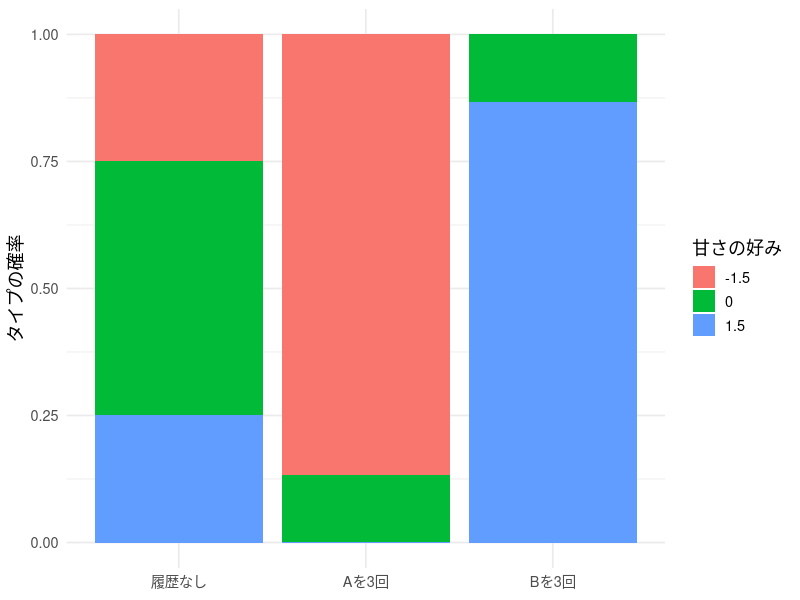
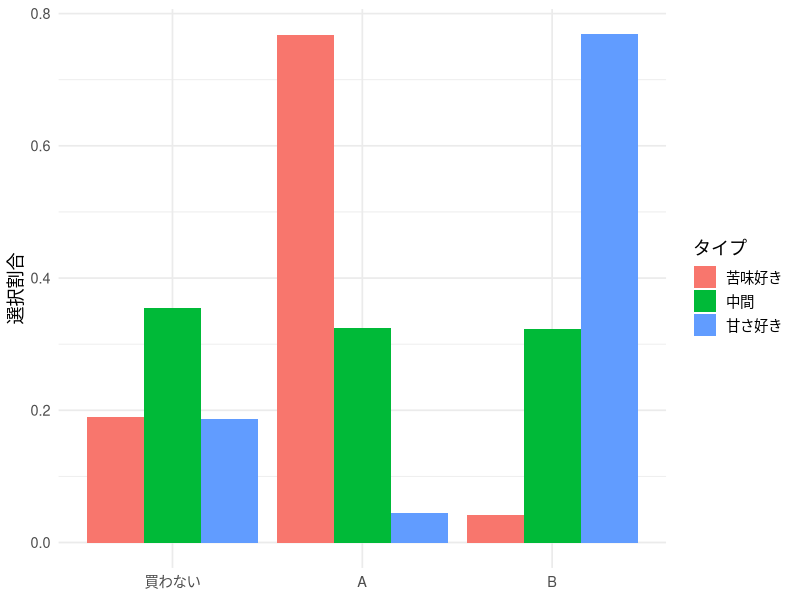
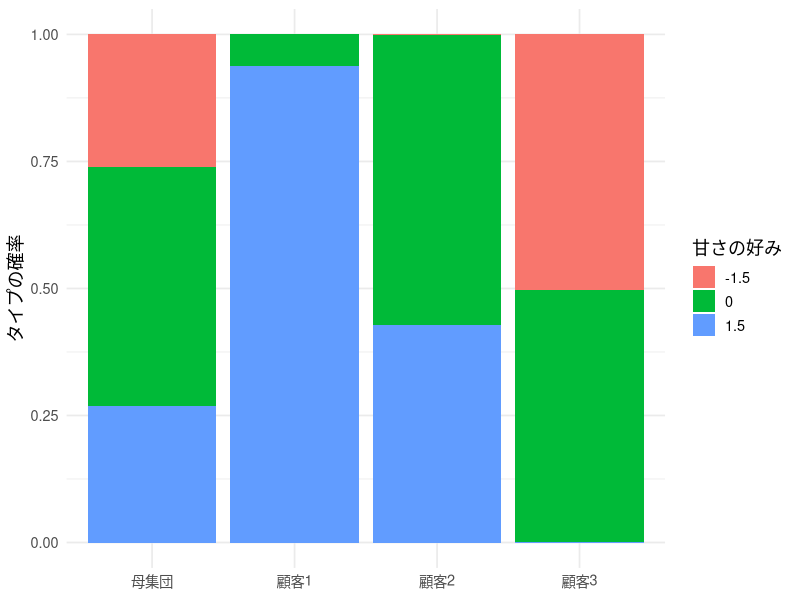
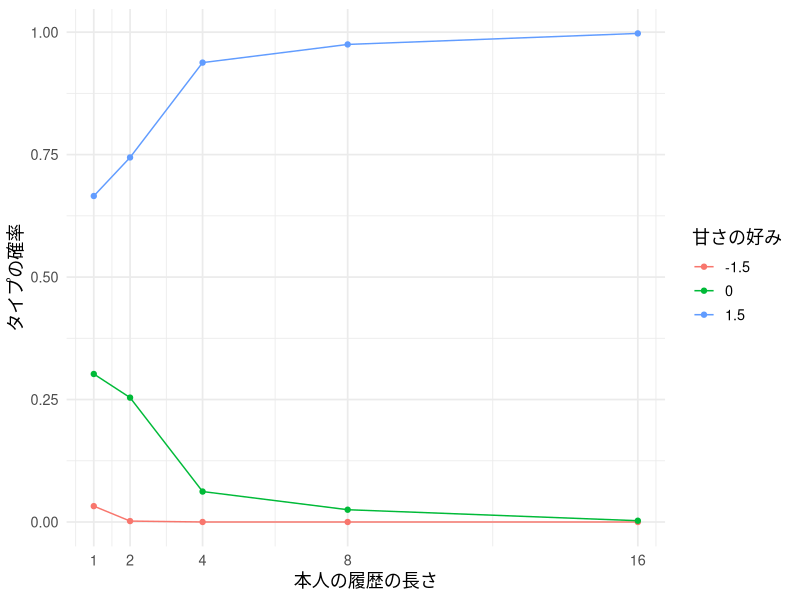
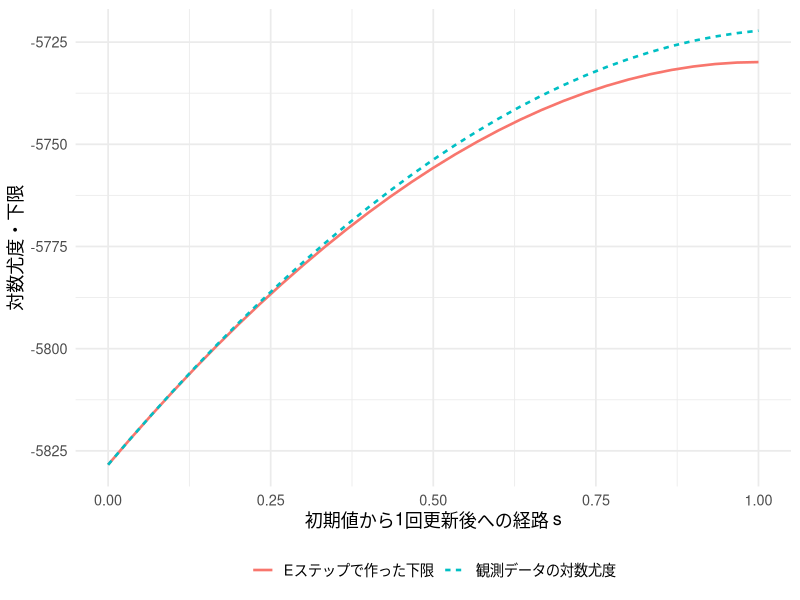
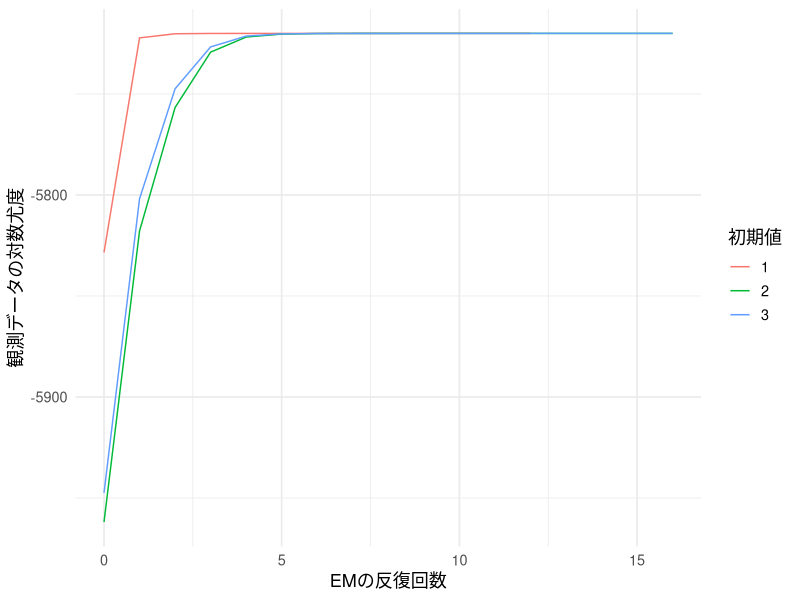
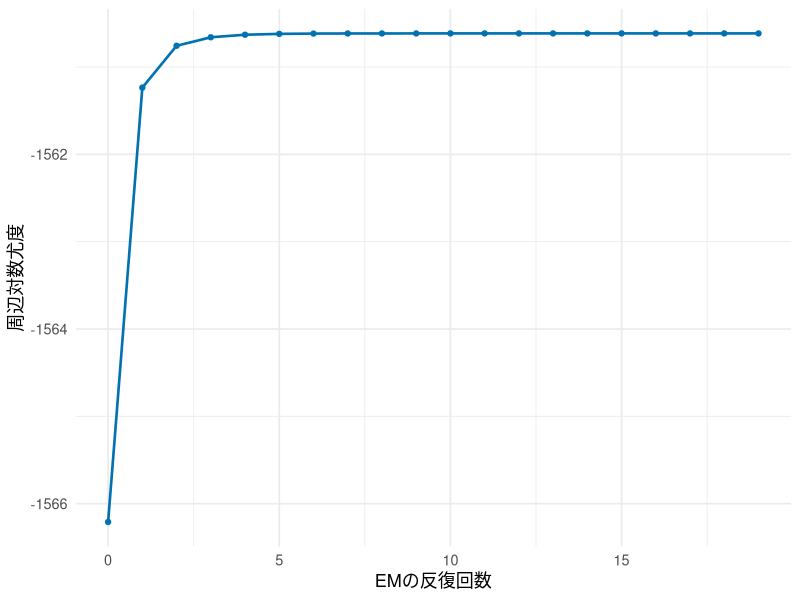
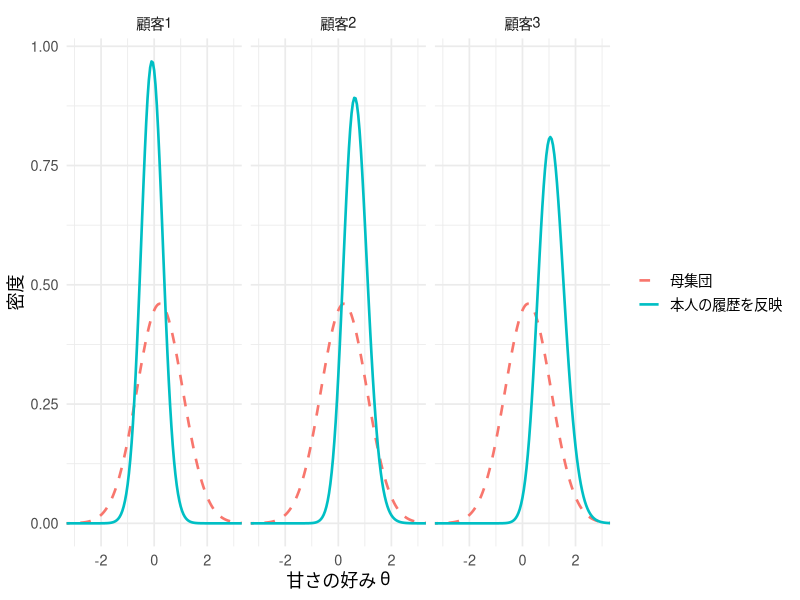

The R source for these figures, in order:
## ---- chunk 1
#| include: false
library(ggplot2)
library(dplyr)
library(knitr)
set.seed(202606)
theme_lecture <- function() {
  fam <- if (Sys.info()[["sysname"]] == "Darwin") "Hiragino Sans" else ""
  theme_minimal(base_size = 13, base_family = fam)
}
theme_set(theme_lecture())
knitr::opts_chunk$set(fig.align = "center", dpi = 144)
options(scipen = 8)
## ---- chunk 2
choice_prob <- function(theta, pA, pB, beta0 = 1.5, alpha = 1) {
  va <- beta0 - theta - alpha * pA
  vb <- beta0 + theta - alpha * pB
  mx <- pmax(0, va, vb)
  ev <- cbind(exp(-mx), exp(va - mx), exp(vb - mx))
  ev / rowSums(ev)
}
theta_grid <- c(-1.5, 0, 1.5)
pi_true <- c(.25, .50, .25)
knitr::kable(data.frame(theta = theta_grid,
                       choice_prob(theta_grid, 1.5, 1.5)), digits = 3,
             col.names = c("甘さの好み", "買わない", "A：苦い", "B：甘い"))
## ---- chunk 3
pr_equal <- choice_prob(theta_grid, 1.5, 1.5)
lik_AAA <- pr_equal[, 2]^3
post_AAA <- pi_true * lik_AAA / sum(pi_true * lik_AAA)
lik_BBB <- pr_equal[, 3]^3
post_BBB <- pi_true * lik_BBB / sum(pi_true * lik_BBB)
knitr::kable(data.frame(theta = theta_grid, prior = pi_true,
                       likelihood = lik_AAA, posterior = post_AAA), digits = 4,
             col.names = c("候補値", "事前確率", "Aを3回選ぶ尤度", "事後確率"))
## ---- chunk 4
#| fig-cap: "同じ母集団分布から出発しても、本人の履歴によってタイプの重みが変わる。価格は両商品とも150円。"
w_example <- rbind(pi_true, post_AAA, post_BBB)
d_example <- data.frame(
  information = factor(rep(c("履歴なし", "Aを3回", "Bを3回"), each = 3),
                       levels = c("履歴なし", "Aを3回", "Bを3回")),
  type = factor(rep(theta_grid, 3)), weight = as.vector(t(w_example)))
ggplot(d_example, aes(information, weight, fill = type)) +
  geom_col() + labs(x = NULL, y = "タイプの確率", fill = "甘さの好み")
## ---- chunk 5
set.seed(202606)
N <- 400
Tmax <- 16
type_true <- sample(1:3, N, replace = TRUE, prob = pi_true)
theta_truth <- theta_grid[type_true]
## ---- chunk 6
prices <- data.frame(occasion = seq_len(Tmax),
                     pA = runif(Tmax, 1, 2.5), pB = runif(Tmax, 1, 2.5))
head(prices)
## ---- chunk 7
id <- rep(seq_len(N), each = Tmax)
occasion <- rep(seq_len(Tmax), times = N)
pA <- prices$pA[occasion]; pB <- prices$pB[occasion]
prob <- choice_prob(theta_truth[id], pA, pB)
u <- runif(N * Tmax)
y <- as.integer(u > prob[, 1]) + as.integer(u > prob[, 1] + prob[, 2])
panel <- data.frame(id, occasion, pA, pB, y)  # 0=買わない、1=A、2=B
head(panel)
## ---- chunk 8
#| fig-cap: "タイプ別の選択割合。分母はタイプ別人数×16機会であり、非購入も含む。"
choice_summary <- panel |>
  mutate(type = factor(type_true[id], labels = c("苦味好き", "中間", "甘さ好き")),
         product = factor(y, levels = 0:2, labels = c("買わない", "A", "B"))) |>
  count(type, product) |> group_by(type) |> mutate(share = n / sum(n))
ggplot(choice_summary, aes(product, share, fill = type)) +
  geom_col(position = "dodge") + labs(x = NULL, y = "選択割合", fill = "タイプ")
## ---- chunk 9
panel_loglik <- function(dat, grid) {
  sapply(grid, function(th) {
    pr <- choice_prob(th, dat$pA, dat$pB)
    chosen_prob <- pr[cbind(seq_len(nrow(dat)), dat$y + 1)]
    log_chosen_prob <- log(chosen_prob)
    drop(rowsum(log_chosen_prob, dat$id))
  })
}
train4 <- subset(panel, occasion <= 4)
ell4 <- panel_loglik(train4, theta_grid)
knitr::kable(data.frame(customer = 1:6, ell4[1:6, ]), digits = 3,
             col.names = c("顧客 i", "候補値 −1.5", "候補値 0", "候補値 1.5"))
## ---- chunk 10
mixture_eval <- function(ell, pi) {
  z <- sweep(ell, 2, log(pi), "+")
  rowmax <- apply(z, 1, max)
  e <- exp(z - rowmax)
  totals <- rowSums(e)
  list(weights = e / totals, loglik = sum(rowmax + log(totals)))
}
## ---- chunk 11
fit_known_pi <- function(ell) {
  softmax <- function(a) { z <- c(a, 0); z <- exp(z - max(z)); z / sum(z) }
  opt <- optim(rep(0, ncol(ell) - 1),
               function(a) -mixture_eval(ell, softmax(a))$loglik,
               method = "BFGS", control = list(reltol = 1e-11, maxit = 1000))
  if (opt$convergence != 0) stop("Known-support MLE did not converge")
  pi <- softmax(opt$par)
  c(list(pi = pi), mixture_eval(ell, pi))
}
fit4 <- fit_known_pi(ell4)
knitr::kable(data.frame(theta = theta_grid, truth = pi_true, estimate = fit4$pi),
             digits = 3, col.names = c("候補値", "真の割合", "4機会から推定した割合"))
## ---- chunk 12
#| fig-cap: "同じ母集団割合から出発しても、顧客ごとの4回の履歴で事後の重みが変わる。"
show_ids <- c(1, 2, 3)
w_show <- rbind(fit4$pi, fit4$weights[show_ids, ])
weights_plot <- data.frame(
  information = factor(rep(c("母集団", paste0("顧客", show_ids)), each = 3),
                       levels = c("母集団", paste0("顧客", show_ids))),
  type = factor(rep(theta_grid, 4)), weight = as.vector(t(w_show)))
ggplot(weights_plot, aes(information, weight, fill = type)) +
  geom_col() + labs(x = NULL, y = "タイプの確率", fill = "甘さの好み")
## ---- chunk 13
type_labels <- c("苦味好き", "中間", "甘さ好き")
truth_check <- data.frame(
  customer = show_ids,
  true_theta = theta_truth[show_ids],
  true_type = type_labels[type_true[show_ids]],
  fit4$weights[show_ids, ])
knitr::kable(truth_check, digits = 3, row.names = FALSE,
             col.names = c("顧客", "真の θ", "本当のタイプ",
                           "苦味好きの確率", "中間の確率", "甘さ好きの確率"))
## ---- chunk 14
individual_mle <- function(ell, grid) {
  grid[max.col(ell, ties.method = "first")]
}
np4 <- individual_mle(ell4, theta_grid)
eb4 <- drop(fit4$weights %*% theta_grid)
knitr::kable(data.frame(method = c("母集団平均", "個人別最尤", "経験ベイズの事後平均"),
  rmse = c(sqrt(mean((sum(fit4$pi * theta_grid) - theta_truth)^2)),
           sqrt(mean((np4 - theta_truth)^2)), sqrt(mean((eb4 - theta_truth)^2)))),
  digits = 3, col.names = c("好みの要約", "真の係数とのRMSE"))
## ---- chunk 15
#| fig-cap: "観測履歴が増えたときの、同じ顧客1についてのタイプの重み。真のタイプは推定に使わない。"
history_weights <- do.call(rbind, lapply(c(1, 2, 4, 8, 16), function(h) {
  ell_h <- panel_loglik(subset(panel, occasion <= h), theta_grid)
  fit_h <- fit_known_pi(ell_h)
  data.frame(history = h, type = factor(theta_grid), weight = fit_h$weights[1, ])
}))
ggplot(history_weights, aes(history, weight, color = type)) +
  geom_line() + geom_point() + scale_x_continuous(breaks = c(1, 2, 4, 8, 16)) +
  labs(x = "本人の履歴の長さ", y = "タイプの確率", color = "甘さの好み")
## ---- chunk 16
demo_theta0 <- c(-2, 0, 2)
demo_pi0 <- rep(1 / 3, 3)
demo_ell0 <- panel_loglik(panel, demo_theta0)
knitr::kable(data.frame(type = 1:3, theta = demo_theta0, pi = demo_pi0),
             digits = 3, col.names = c("タイプ k", "仮の候補値", "仮の割合"))
## ---- chunk 17
demo0 <- mixture_eval(demo_ell0, demo_pi0)
demo_w0 <- demo0$weights
demo_id <- 252
demo_lik0 <- exp(demo_ell0[demo_id, ])
demo_joint0 <- demo_pi0 * demo_lik0
knitr::kable(data.frame(
  type = 1:3, theta = demo_theta0,
  likelihood = formatC(demo_lik0, format = "e", digits = 3),
  joint = formatC(demo_joint0, format = "e", digits = 3),
  weight = demo_w0[demo_id, ]), digits = 4,
  col.names = c("タイプ k", "仮の候補値", "顧客252の尤度", "割合×尤度", "所属確率"))
stopifnot(max(abs(demo_joint0 / sum(demo_joint0) -
                  demo_w0[demo_id, ])) < 1e-12)
## ---- chunk 18
demo_ids <- c(1, 2, 3, 252)
knitr::kable(data.frame(customer = demo_ids,
                        demo_w0[demo_ids, ]), digits = 4, row.names = FALSE,
             col.names = c("顧客", "タイプ1の確率", "タイプ2の確率", "タイプ3の確率"))
## ---- chunk 19
demo_count0 <- colSums(demo_w0)
demo_pi1 <- demo_count0 / N
knitr::kable(data.frame(type = 1:3, expected_count = demo_count0,
                        old_pi = demo_pi0, new_pi = demo_pi1), digits = 4,
             col.names = c("タイプ k", "人数の期待値", "更新前の割合", "更新後の割合"))
## ---- chunk 20
demo_theta1 <- vapply(1:3, function(k) {
  optimize(function(a) -sum(demo_w0[, k] * panel_loglik(panel, a)),
           interval = c(-6, 6), tol = 1e-8)$minimum
}, numeric(1))
knitr::kable(data.frame(type = 1:3, old_theta = demo_theta0,
                        new_theta = demo_theta1), digits = 4,
             col.names = c("タイプ k", "更新前の候補値", "更新後の候補値"))
## ---- chunk 21
demo_ell1 <- panel_loglik(panel, demo_theta1)
demo1 <- mixture_eval(demo_ell1, demo_pi1)
demo_w1 <- demo1$weights
knitr::kable(data.frame(type = 1:3,
                        weight0 = demo_w0[demo_id, ],
                        weight1 = demo_w1[demo_id, ]), digits = 4,
             col.names = c("タイプ k", "顧客252：初期値での確率", "顧客252：1回更新後の確率"))
## ---- chunk 22
demo_count1 <- colSums(demo_w1)
demo_pi2 <- demo_count1 / N
demo_theta2 <- vapply(1:3, function(k) {
  optimize(function(a) -sum(demo_w1[, k] * panel_loglik(panel, a)),
           interval = c(-6, 6), tol = 1e-8)$minimum
}, numeric(1))
knitr::kable(data.frame(type = 1:3, expected_count = demo_count1,
                        pi1 = demo_pi1, pi2 = demo_pi2,
                        theta1 = demo_theta1, theta2 = demo_theta2), digits = 4,
             col.names = c("タイプ k", "人数の期待値", "1回目の割合", "2回目の割合",
                           "1回目の候補値", "2回目の候補値"))
## ---- chunk 23
demo2 <- mixture_eval(panel_loglik(panel, demo_theta2), demo_pi2)
demo_ll <- c(demo0$loglik, demo1$loglik, demo2$loglik)
knitr::kable(data.frame(stage = c("初期値", "1回目の更新後", "2回目の更新後"),
                        loglik = demo_ll), digits = 4,
             col.names = c("計算の段階", "観測データの対数尤度"))
stopifnot(all(diff(demo_ll) >= -1e-6),
          max(abs(rowSums(demo_w0) - 1)) < 1e-12,
          max(abs(rowSums(demo_w1) - 1)) < 1e-12,
          all(diff(demo_theta1) > 0), all(diff(demo_theta2) > 0))
## ---- chunk 24
#| code-fold: true
#| code-summary: "1回目の更新で、対数尤度と下限の大小を確かめる"
demo_Q <- function(theta, pi, weights) {
  sum(weights * sweep(panel_loglik(panel, theta), 2, log(pi), "+"))
}
demo_entropy0 <- -sum(demo_w0 * log(demo_w0))
demo_bound0 <- demo_Q(demo_theta0, demo_pi0, demo_w0) + demo_entropy0
demo_bound1 <- demo_Q(demo_theta1, demo_pi1, demo_w0) + demo_entropy0
knitr::kable(data.frame(
  quantity = c("更新前の対数尤度 = 更新前の下限", "更新後の下限（重みは更新前のまま）",
               "更新後の対数尤度"),
  value = c(demo0$loglik, demo_bound1, demo1$loglik)), digits = 4,
  col.names = c("比較する値", "計算結果"))
stopifnot(abs(demo_bound0 - demo0$loglik) < 1e-7,
          demo_bound1 >= demo_bound0 - 1e-7,
          demo1$loglik >= demo_bound1 - 1e-7)
## ---- chunk 25
#| code-fold: true
#| code-summary: "初期値から1回更新後までの、対数尤度と下限を描く"
#| label: fig-em-lower-bound
#| fig-cap: "初期値（s=0）では2本が一致する。1回更新後（s=1）では下限が上がり、観測データの対数尤度はその下限以上にある。"
em_bound_path <- do.call(rbind, lapply(seq(0, 1, length.out = 31), function(s) {
  theta <- (1 - s) * demo_theta0 + s * demo_theta1
  pi <- (1 - s) * demo_pi0 + s * demo_pi1
  data.frame(step = s,
    observed = mixture_eval(panel_loglik(panel, theta), pi)$loglik,
    bound = demo_Q(theta, pi, demo_w0) + demo_entropy0)
}))
stopifnot(all(em_bound_path$observed >= em_bound_path$bound - 1e-7))
em_bound_plot <- rbind(
  data.frame(step = em_bound_path$step, value = em_bound_path$observed,
             quantity = "観測データの対数尤度"),
  data.frame(step = em_bound_path$step, value = em_bound_path$bound,
             quantity = "Eステップで作った下限"))
ggplot(em_bound_plot, aes(step, value, color = quantity, linetype = quantity)) +
  geom_line(linewidth = .9) +
  labs(x = "初期値から1回更新後への経路 s", y = "対数尤度・下限", color = NULL, linetype = NULL) +
  theme(legend.position = "bottom")
## ---- chunk 26
#| code-fold: true
#| code-summary: "EMの反復：事後重みの計算と、重み付き最尤推定"
fit_em_once <- function(dat, start, maxit = 2000, tol = 1e-8, bounds = c(-6, 6)) {
  theta <- sort(start)
  pi <- rep(1 / length(theta), length(theta))
  ell <- panel_loglik(dat, theta)
  current <- mixture_eval(ell, pi)
  trace <- current$loglik
  converged <- FALSE
  for (iter in seq_len(maxit)) {
    w <- current$weights
    pi_new <- colMeans(w)
    theta_new <- vapply(seq_along(theta), function(k) {
      optimize(function(th) -sum(w[, k] * panel_loglik(dat, th)),
               interval = bounds, tol = 1e-8)$minimum
    }, numeric(1))
    order_new <- order(theta_new)
    theta_new <- theta_new[order_new]; pi_new <- pi_new[order_new]
    ell_new <- panel_loglik(dat, theta_new)
    next_fit <- mixture_eval(ell_new, pi_new)
    gain <- next_fit$loglik - current$loglik
    if (gain < -1e-6) stop("EM log likelihood decreased")
    trace <- c(trace, next_fit$loglik)
    theta <- theta_new; pi <- pi_new; ell <- ell_new; current <- next_fit
    if (abs(gain) < tol) { converged <- TRUE; break }
  }
  list(theta = theta, pi = pi, loglik = current$loglik,
       weights = current$weights, trace = trace, converged = converged,
       iterations = iter, bounds = bounds)
}
## ---- chunk 27
fit_em_multistart <- function(dat, starts = list(c(-2, 0, 2), c(-1, .5, 2.5),
                                                  c(-2.5, -.5, 1))) {
  fits <- lapply(starts, function(st) fit_em_once(dat, st))
  best <- which.max(vapply(fits, `[[`, numeric(1), "loglik"))
  list(best = fits[[best]], fits = fits, best_start = best)
}
em_runs <- fit_em_multistart(panel)
em_fit <- em_runs$best
# 最初の初期値からの1・2回目の更新が、上の逐次計算と一致するか確認する。
stopifnot(max(abs(em_runs$fits[[1]]$trace[1:3] - demo_ll)) < 1e-6)
stopifnot(all(vapply(em_runs$fits, function(f) f$converged, logical(1))),
          all(vapply(em_runs$fits, function(f) min(diff(f$trace)) > -1e-6, logical(1))),
          all(abs(em_fit$theta) < 5.9))
knitr::kable(data.frame(type = 1:3, theta_true = theta_grid,
                        theta_est = em_fit$theta, pi_true = pi_true, pi_est = em_fit$pi),
             digits = 3, col.names = c("タイプ", "真の候補値", "候補値の推定", "真の割合", "割合の推定"))
## ---- chunk 28
#| fig-cap: "EMの3つの初期値からの対数尤度。単調に増えても、大域的な最大値とは限らない。"
em_trace <- do.call(rbind, lapply(seq_along(em_runs$fits), function(s) {
  f <- em_runs$fits[[s]]
  data.frame(iteration = seq_along(f$trace) - 1, loglik = f$trace, start = factor(s))
}))
ggplot(em_trace, aes(iteration, loglik, color = start)) + geom_line() +
  labs(x = "EMの反復回数", y = "観測データの対数尤度", color = "初期値")
## ---- chunk 29
ell16 <- panel_loglik(panel, theta_grid)
fit16 <- fit_known_pi(ell16)
knitr::kable(data.frame(type = 1:3, known_support = theta_grid,
                        known_weight = fit16$weights[1, ],
                        estimated_support = em_fit$theta,
                        estimated_weight = em_fit$weights[1, ]), digits = 3,
             col.names = c("タイプ", "既知の候補値", "既知の場合の重み",
                           "推定した候補値", "推定後の重み"))
## ---- chunk 30
#| code-fold: true
#| code-summary: "1回のシェアは同じだが、履歴の確率は違う二つの母集団"
ident_equal <- choice_prob(theta_grid, 1.5, 1.5)
ident_share <- drop(pi_true %*% ident_equal)
ident_alt_theta <- c(-2, 0, 2)
ident_alt_prob <- choice_prob(ident_alt_theta, 1.5, 1.5)
# 対称な分布なので、非購入のシェアを合わせればA・Bのシェアも合う。
ident_alt_w <- (1 / 3 - ident_share[1]) / (2 * (1 / 3 - ident_alt_prob[1, 1]))
ident_alt_pi <- c(ident_alt_w, 1 - 2 * ident_alt_w, ident_alt_w)
ident_alt_share <- drop(ident_alt_pi %*% ident_alt_prob)
knitr::kable(data.frame(
  quantity = c("1回で買わない確率", "1回でAを買う確率", "1回でBを買う確率", "同じ人が3回ともAを買う確率"),
  original = c(ident_share, sum(pi_true * ident_equal[, 2]^3)),
  alternative = c(ident_alt_share, sum(ident_alt_pi * ident_alt_prob[, 2]^3))),
  digits = 6, col.names = c("観測する量", "元の母集団", "別の母集団"))
stopifnot(max(abs(ident_share - ident_alt_share)) < 1e-12,
          all(ident_alt_pi > 0), abs(sum(ident_alt_pi) - 1) < 1e-12)
## ---- chunk 31
#| code-fold: true
#| code-summary: "3回の同時分布を作り、タイプの値と割合を逆算する"
# ここだけは識別の検算用。標本頻度ではなく、生成モデルの母集団確率を作る。
ident_R <- lapply(1:3, function(tt) {
  t(choice_prob(theta_grid, prices$pA[tt], prices$pB[tt]))
})
ident_joint <- array(0, dim = c(3, 3, 3))
for (k in 1:3) {
  for (j in 1:3) {
    ident_joint[, , j] <- ident_joint[, , j] +
      pi_true[k] * ident_R[[3]][j, k] * outer(ident_R[[1]][, k], ident_R[[2]][, k])
  }
}
# 入力は母集団の27セルと、1回目のB価格。真の候補値・割合は引数にしない。
recover_three_types <- function(joint, pB1) {
  M <- apply(joint, c(1, 2), sum)
  MB <- joint[, , 3]
  C <- MB %*% solve(M)
  eig <- eigen(C)
  stopifnot(max(abs(Im(eig$values))) < 1e-10,
            max(abs(Im(eig$vectors))) < 1e-10)
  order_type <- order(Re(eig$values))
  R1 <- Re(eig$vectors[, order_type])
  R1 <- sweep(R1, 2, colSums(R1), "/")
  theta <- log(R1[3, ] / R1[1, ]) - 1.5 + pB1
  pi <- drop(solve(R1, rowSums(M)))
  list(theta = theta, pi = pi, R1 = R1)
}
ident_recovered <- recover_three_types(ident_joint, prices$pB[1])
knitr::kable(data.frame(type = 1:3, theta = theta_grid,
                        recovered_theta = ident_recovered$theta,
                        pi = pi_true, recovered_pi = ident_recovered$pi), digits = 6,
             col.names = c("タイプ", "生成時の候補値", "逆算した候補値", "生成時の割合", "逆算した割合"))
stopifnot(abs(sum(ident_joint) - 1) < 1e-12,
          max(abs(ident_recovered$theta - theta_grid)) < 1e-10,
          max(abs(ident_recovered$pi - pi_true)) < 1e-10)
## ---- chunk 32
# 連続的な好み：同じ選択モデルで独立のデータを生成する
set.seed(202607)
N_c <- 200; T_c <- 8
mu_true_c <- 0.2; tau_true_c <- 1
id_c <- rep(seq_len(N_c), each = T_c)
time_c <- rep(seq_len(T_c), times = N_c)
price_c <- data.frame(pA = runif(T_c, 1, 2.5), pB = runif(T_c, 1, 2.5))
theta_true_c <- rnorm(N_c, mu_true_c, tau_true_c)
pA_c <- price_c$pA[time_c]; pB_c <- price_c$pB[time_c]
prob_c <- function(theta, pA, pB) {
  va <- 1.5 - theta - pA; vb <- 1.5 + theta - pB
  m <- pmax(0, va, vb)
  e <- cbind(exp(-m), exp(va - m), exp(vb - m))
  e / rowSums(e)
}
probs_c <- prob_c(theta_true_c[id_c], pA_c, pB_c)
u_c <- runif(N_c * T_c)
y_c <- as.integer(u_c > probs_c[,1]) + as.integer(u_c > probs_c[,1] + probs_c[,2])
dat_c <- data.frame(id = id_c, time = time_c, pA = pA_c, pB = pB_c, y = y_c)
## ---- chunk 33
#| code-fold: true
#| code-summary: "数値積分の準備：周辺対数尤度と事後分布の重み"
# 台形則で係数空間を積分する。両端に半分の重みを付ける。
theta_nodes_c <- seq(-6, 6, length.out = 241)
trap_weights_c <- function(x) {
  dx <- diff(x)
  stopifnot(max(abs(dx - dx[1])) < 1e-10)
  c(dx[1] / 2, rep(dx[1], length(x) - 2), dx[1] / 2)
}
theta_w_c <- trap_weights_c(theta_nodes_c)
log_lik_c <- function(dat, nodes = theta_nodes_c) {
  sapply(nodes, function(th) {
    pr <- prob_c(th, dat$pA, dat$pB)
    drop(rowsum(log(pr[cbind(seq_len(nrow(dat)), dat$y + 1)]), dat$id))
  })
}
ell_c <- log_lik_c(dat_c)
rowmax_c <- apply(ell_c, 1, max)
lik_c <- exp(ell_c - rowmax_c)
# 全員の周辺対数尤度。各人について引いた標準化分を足し戻す。
marginal_loglik_c <- function(mu, log_tau, nodes = theta_nodes_c,
                              node_w = theta_w_c, lik = lik_c, rowmax = rowmax_c) {
  weights <- dnorm(nodes, mu, exp(log_tau)) * node_w
  values <- drop(lik %*% weights)
  if (any(values <= 0) || any(!is.finite(values))) return(-Inf)
  sum(rowmax + log(values))
}
post_weights_c <- function(mu, tau, lik = lik_c, nodes = theta_nodes_c, node_w = theta_w_c) {
  weights <- dnorm(nodes, mu, tau) * node_w
  z <- sweep(lik, 2, weights, "*")
  z / rowSums(z)
}
## ---- chunk 34
posterior_moments_c <- function(mu, tau, lik = lik_c,
                                nodes = theta_nodes_c, node_w = theta_w_c) {
  w <- post_weights_c(mu, tau, lik, nodes, node_w)
  m <- drop(w %*% nodes)
  centered <- sweep(matrix(nodes, nrow(w), length(nodes), byrow = TRUE), 1, m, "-")
  v <- rowSums(w * centered^2)
  list(mean = m, variance = v)
}
mu0_c <- 0; tau0_c <- 1
e0_c <- posterior_moments_c(mu0_c, tau0_c)
knitr::kable(data.frame(customer = 1:3, mean = e0_c$mean[1:3],
                        variance = e0_c$variance[1:3]), digits = 4,
             col.names = c("顧客", "初期値での事後平均", "初期値での事後分散"))
## ---- chunk 35
mu1_c <- mean(e0_c$mean)
tau1_c <- sqrt(mean(e0_c$variance + (e0_c$mean - mu1_c)^2))
ll0_c <- marginal_loglik_c(mu0_c, log(tau0_c))
ll1_c <- marginal_loglik_c(mu1_c, log(tau1_c))
knitr::kable(data.frame(stage = c("初期値", "1回目の更新後"),
                        mu = c(mu0_c, mu1_c), tau = c(tau0_c, tau1_c),
                        loglik = c(ll0_c, ll1_c)), digits = 4,
             col.names = c("計算の段階", "母集団平均 μ", "個人差の標準偏差 τ", "周辺対数尤度"))
stopifnot(ll1_c >= ll0_c - 1e-7)
## ---- chunk 36
#| code-fold: true
#| code-summary: "EMの反復：事後平均・事後分散から母集団パラメータを更新する"
fit_em_normal_c <- function(mu_init = 0, tau_init = 1, tol = 1e-8, maxit = 500,
                            nodes = theta_nodes_c, node_w = theta_w_c,
                            lik = lik_c, rowmax = rowmax_c) {
  mu <- mu_init; tau <- tau_init
  ll <- marginal_loglik_c(mu, log(tau), nodes, node_w, lik, rowmax)
  trace <- data.frame(iteration = 0, mu = mu, tau = tau, loglik = ll)
  for (r in seq_len(maxit)) {
    # Eステップ：今の母集団パラメータで、各人の平均と分散を求める。
    moments <- posterior_moments_c(mu, tau, lik, nodes, node_w)
    # Mステップ：Eステップの結果を固定したまま、集計式で更新する。
    mu_new <- mean(moments$mean)
    tau_new <- sqrt(mean(moments$variance + (moments$mean - mu_new)^2))
    ll_new <- marginal_loglik_c(mu_new, log(tau_new), nodes, node_w, lik, rowmax)
    stopifnot(is.finite(ll_new), tau_new > 0, ll_new >= ll - 1e-7)
    gain <- ll_new - ll
    trace <- rbind(trace, data.frame(iteration = r, mu = mu_new,
                                    tau = tau_new, loglik = ll_new))
    mu <- mu_new; tau <- tau_new; ll <- ll_new
    if (abs(gain) < tol) return(list(mu = mu, tau = tau, trace = trace))
  }
  stop("Normal random coefficient EM did not converge")
}
fit_c <- fit_em_normal_c(mu0_c, tau0_c)
mu_hat_c <- fit_c$mu; tau_hat_c <- fit_c$tau
stopifnot(max(abs(unlist(fit_c$trace[2, c("mu", "tau")]) - c(mu1_c, tau1_c))) < 1e-12)
## ---- chunk 37
knitr::kable(data.frame(parameter = c("母集団平均 μ", "個人差の標準偏差 τ"),
                        truth = c(mu_true_c, tau_true_c),
                        estimate = c(mu_hat_c, tau_hat_c)), digits = 4,
             col.names = c("パラメータ", "真値", "EMによる推定値"))
## ---- chunk 38
#| label: fig-normal-em-trace
#| fig-cap: "正規分布モデルのEMによる周辺対数尤度の推移。Eステップの積分には241点の台形則を使っている。"
ggplot(fit_c$trace, aes(iteration, loglik)) +
  geom_line(linewidth = .9, color = "#0072B2") + geom_point(size = 1.5, color = "#0072B2") +
  labs(x = "EMの反復回数", y = "周辺対数尤度")
## ---- chunk 39
fit_direct_c <- optim(c(0, 0), function(a) -marginal_loglik_c(a[1], a[2]),
                       method = "BFGS", control = list(reltol = 1e-12, maxit = 1000))
stopifnot(fit_direct_c$convergence == 0)
direct_values_c <- c(fit_direct_c$par[1], exp(fit_direct_c$par[2]))
knitr::kable(data.frame(method = c("EM", "直接最適化"),
                        mu = c(mu_hat_c, direct_values_c[1]),
                        tau = c(tau_hat_c, direct_values_c[2]),
                        loglik = c(tail(fit_c$trace$loglik, 1), -fit_direct_c$value)),
             digits = 6, col.names = c("計算法", "母集団平均 μ", "標準偏差 τ", "周辺対数尤度"))
stopifnot(max(abs(c(mu_hat_c, tau_hat_c) - direct_values_c)) < 1e-4,
          abs(tail(fit_c$trace$loglik, 1) + fit_direct_c$value) < 1e-6)
## ---- chunk 40
post_eb_c <- post_weights_c(mu_hat_c, tau_hat_c)
theta_eb_c <- drop(post_eb_c %*% theta_nodes_c)
## ---- chunk 41
show_c <- c(1, 2, 3)
history_c <- do.call(rbind, lapply(show_c, function(i) {
  z <- dat_c[dat_c$id == i, ]
  data.frame(customer = i, outside = sum(z$y == 0), A = sum(z$y == 1),
             B = sum(z$y == 2), posterior_mean = theta_eb_c[i])
}))
knitr::kable(history_c, digits = 3,
             col.names = c("顧客", "買わない", "Aの回数", "Bの回数", "事後平均"))
## ---- chunk 42
#| fig-cap: "破線は共通の母集団密度、実線は本人の8回の履歴を取り込んだ事後密度。"
continuous_plot_c <- do.call(rbind, lapply(show_c, function(i) {
  data.frame(theta = rep(theta_nodes_c, 2), customer = paste0("顧客", i),
    density = c(dnorm(theta_nodes_c, mu_hat_c, tau_hat_c), post_eb_c[i, ] / theta_w_c),
    information = factor(rep(c("母集団", "本人の履歴を反映"), each = length(theta_nodes_c)),
                         levels = c("母集団", "本人の履歴を反映")))
}))
ggplot(continuous_plot_c, aes(theta, density, color = information, linetype = information)) +
  geom_line(linewidth = .9) + facet_wrap(~customer, nrow = 1) +
  scale_linetype_manual(values = c(2, 1)) + coord_cartesian(xlim = c(-3, 3)) +
  labs(x = "甘さの好み θ", y = "密度", color = NULL, linetype = NULL)
## ---- chunk 43
#| code-fold: true
#| code-summary: "事後分布の端と、積分の格子・範囲を確認する"
edge_theta_eb_c <- max(rowSums(post_eb_c[, c(1:2, 240:241), drop = FALSE]))
knitr::kable(data.frame(quantity = "θの外側2点：全員の最大値", mass = edge_theta_eb_c),
             col.names = c("確認する場所", "事後重みの合計"), digits = 12)
stopifnot(all(is.finite(post_eb_c)), max(abs(rowSums(post_eb_c) - 1)) < 1e-10,
          edge_theta_eb_c < .0001)
fit_with_nodes_c <- function(n_nodes, limit = 6) {
  nodes <- seq(-limit, limit, length.out = n_nodes)
  weights <- trap_weights_c(nodes)
  ell <- log_lik_c(dat_c, nodes)
  rowmax <- apply(ell, 1, max)
  lik <- exp(ell - rowmax)
  op <- fit_em_normal_c(nodes = nodes, node_w = weights, lik = lik, rowmax = rowmax)
  c(mu = op$mu, tau = op$tau)
}
quad_compare_c <- rbind(coarse = fit_with_nodes_c(121),
                        main = c(mu_hat_c, tau_hat_c), fine = fit_with_nodes_c(481),
                        wider = fit_with_nodes_c(641, limit = 8))
knitr::kable(data.frame(range = c("[-6, 6]", "[-6, 6]", "[-6, 6]", "[-8, 8]"),
                        nodes = c(121, 241, 481, 641), quad_compare_c), digits = 5,
             row.names = FALSE, col.names = c("θの積分範囲", "θの格子点数", "μのEM推定", "τのEM推定"))
stopifnot(max(abs(sweep(quad_compare_c, 2, quad_compare_c[2, ], "-"))) < .005)
